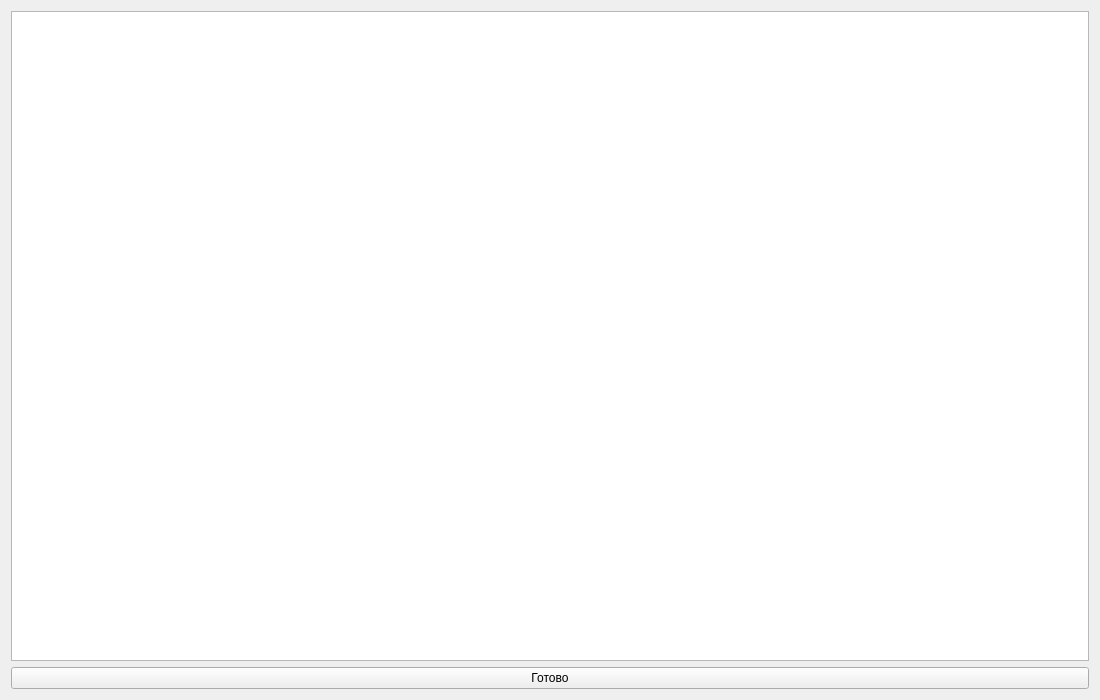
<?xml version="1.0" encoding="UTF-8"?>
<ui version="4.0">
 <class>Form</class>
 <widget class="QWidget" name="Form">
  <property name="geometry">
   <rect>
    <x>0</x>
    <y>0</y>
    <width>1100</width>
    <height>700</height>
   </rect>
  </property>
  <property name="windowTitle">
   <string>Form</string>
  </property>
  <layout class="QGridLayout" name="gridLayout">
   <item row="0" column="0">
    <widget class="QTableWidget" name="tableWidget">
     <property name="sizeAdjustPolicy">
      <enum>QAbstractScrollArea::AdjustIgnored</enum>
     </property>
     <attribute name="horizontalHeaderDefaultSectionSize">
      <number>100</number>
     </attribute>
     <attribute name="verticalHeaderDefaultSectionSize">
      <number>75</number>
     </attribute>
    </widget>
   </item>
   <item row="1" column="0">
    <widget class="QPushButton" name="pushButton">
     <property name="text">
      <string>Готово</string>
     </property>
    </widget>
   </item>
  </layout>
 </widget>
 <resources/>
 <connections/>
</ui>
